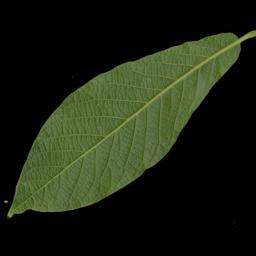
#> input picture plantdb/query/q_C10.jpg, 256 x 256 px
$ python -i computeFeatures.py   (imports and definitions only)   (older library calls are emulated)
#> lines starting #> are read from the running program, lines starting #| are printed output that depends on the picture
#> further down, picture is the input picture: shape (256, 256, 3); mean B, G, R 18.9, 35.1, 28.2
"""
computeFeatures.py

YOUR WORKING FUNCTION for computing features

"""
import numpy as np
import cv2
import matplotlib.pyplot as plt
import pickle
from scipy.cluster.vq import kmeans, kmeans2, vq

# you are allowed to import other Python packages above
##########################
def computeFeatures(img):
    # Inputs
    # img: 3-D numpy array of an RGB color image
    #
    # Output
    # featvect: A D-dimensional vector of the input image 'img'
    #
    #########################################################################
    # ADD YOUR CODE BELOW THIS LINE


    # img = cv2.imread(img)
    # img = cv2.cvtColor(img, cv2.COLOR_BGR2RGB)
    gray = cv2.cvtColor(img, cv2.COLOR_RGB2GRAY)
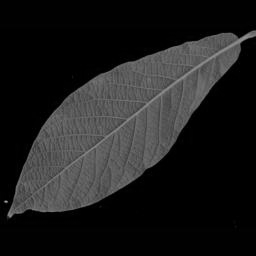
#> gray: shape (256, 256); min 0, max 159, mean 29.5
    #print(gray.shape)

    # extract SIFT features
    _sift = cv2.xfeatures2d.SIFT_create(nfeatures = 10,contrastThreshold=0.1)
    _kps, featvect = _sift.detectAndCompute(gray, None) #extracting keypoint and descriptor of the query image
    print(featvect.shape)
#| (6, 128)

    # load the pickled codebook, apply vq to the features
# =============================================================================
#     codebook = pickle.load( open( "feat.pkl", "rb" ) )
#     featvect, distortion = vq(_des, codebook)
# =============================================================================


    # plot
    # bowhist = np.histogram(_code, k, normed=True)
    # BOW histogram for image
    # plt.bar(bowhist[1][1:], bowhist[0]);  #bow[i][0]=>array, bow[i][1]=>bin_edges
    # plt.show()
# =============================================================================
#     plt.figure(figsize=(8,6))
#     plt.imshow(img)
#     fig = plt.gcf()
#     ax = fig.gca()
#     for r in np.arange(len(_kps)):
#         circle1 = plt.Circle((_kps[r].pt[0], _kps[r].pt[1]), _kps[r].size/2, color='r', fill=False)
#         ax.add_artist(circle1)
#     plt.show()
# =============================================================================


    # This is the baseline method: 192-D RGB colour feature histogram
    rhist, rbins = np.histogram(img[:,:,0], 64, normed=True)
#> rhist = 64 values, max 0.271 at index 0, min 0 at index 46, mean 0.00645; rbins = 65 values from 0 to 155
    ghist, gbins = np.histogram(img[:,:,1], 64, normed=True)
#> ghist = 64 values, max 0.248 at index 0, min 2.3e-05 at index 63, mean 0.00588; gbins = 65 values from 0 to 170
    bhist, bbins = np.histogram(img[:,:,2], 64, normed=True)
#> bhist = 64 values, max 0.263 at index 0, min 6.07e-06 at index 61, mean 0.00621; bbins = 65 values from 0 to 161
    featvect3 = np.concatenate((rhist, ghist, bhist))
#> featvect3 = 192 values, max 0.271 at index 0, min 0 at index 46, mean 0.00618
    print(featvect3.shape)
#| (192,)

    # This creates a 300-D vector of random values as features!
    featvect2 = np.random.rand(300,1)
    # print(featvect2.shape)
    #print(featvect)

    # END OF YOUR CODE
    #########################################################################
    return featvect[0][:300]

>>> import cv2
>>> picture = cv2.imread('plantdb/query/q_C10.jpg')
>>> result = computeFeatures(picture)
#> result = 128 values, max 190 at index 40, min 0 at index 0, mean 18.21

$ run again, on plantdb/query/q_C2.jpg
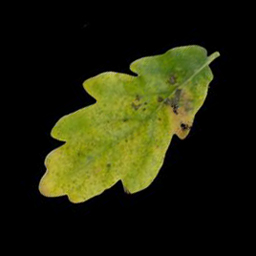
#> input picture plantdb/query/q_C2.jpg, 256 x 256 px
#> picture is the input picture: shape (256, 256, 3); mean B, G, R 10.4, 35.5, 33.4
#> in computeFeatures, `gray = cv2.cvtColor(img, cv2.COLOR_RGB2GRAY)`:
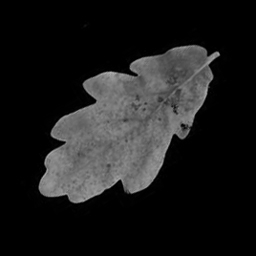
#> gray: shape (256, 256); min 0, max 178, mean 27.8
#| (10, 128)
#> rhist = 64 values, max 0.306 at index 0, min 0 at index 58, mean 0.00671; rbins = 65 values from 0 to 149
#> ghist = 64 values, max 0.236 at index 0, min 4.88e-06 at index 63, mean 0.005; gbins = 65 values from 0 to 200
#> bhist = 64 values, max 0.239 at index 0, min 8.92e-05 at index 16, mean 0.00508; bbins = 65 values from 0 to 197
#> featvect3 = 192 values, max 0.306 at index 0, min 0 at index 58, mean 0.0056
#| (192,)
#> result = 128 values, max 157 at index 40, min 0 at index 0, mean 19.54

$ run again, on plantdb/query/q_C4.jpg
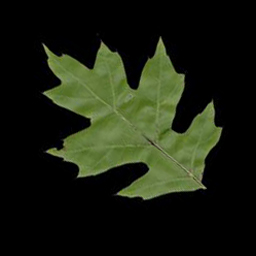
#> input picture plantdb/query/q_C4.jpg, 256 x 256 px
#> picture is the input picture: shape (256, 256, 3); mean B, G, R 16.4, 31.1, 25.8
#> in computeFeatures, `gray = cv2.cvtColor(img, cv2.COLOR_RGB2GRAY)`:
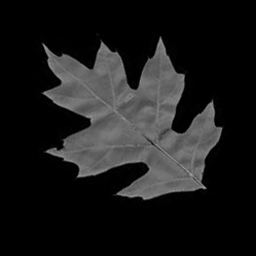
#> gray: shape (256, 256); min 0, max 162, mean 26.1
#| (11, 128)
#> rhist = 64 values, max 0.309 at index 0, min 0 at index 59, mean 0.0069; rbins = 65 values from 0 to 145
#> ghist = 64 values, max 0.268 at index 0, min 1.14e-05 at index 63, mean 0.00581; gbins = 65 values from 0 to 172
#> bhist = 64 values, max 0.277 at index 0, min 0 at index 61, mean 0.00599; bbins = 65 values from 0 to 167
#> featvect3 = 192 values, max 0.309 at index 0, min 0 at index 59, mean 0.00623
#| (192,)
#> result = 128 values, max 160 at index 40, min 0 at index 1, mean 19.89

$ run again, on plantdb/query/q_C5.jpg
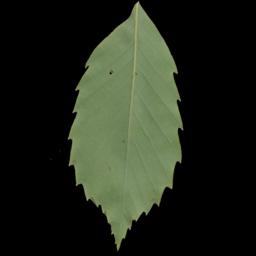
#> input picture plantdb/query/q_C5.jpg, 256 x 256 px
#> picture is the input picture: shape (256, 256, 3); mean B, G, R 26.1, 37.6, 32.2
#> in computeFeatures, `gray = cv2.cvtColor(img, cv2.COLOR_RGB2GRAY)`:
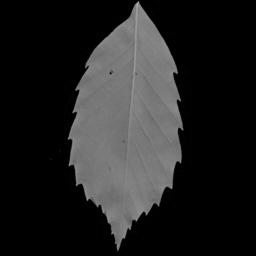
#> gray: shape (256, 256); min 0, max 187, mean 33.6
#| (10, 128)
#> rhist = 64 values, max 0.274 at index 0, min 0 at index 55, mean 0.00613; rbins = 65 values from 0 to 163
#> ghist = 64 values, max 0.229 at index 0, min 0 at index 59, mean 0.00505; gbins = 65 values from 0 to 198
#> bhist = 64 values, max 0.235 at index 0, min 0 at index 56, mean 0.00521; bbins = 65 values from 0 to 192
#> featvect3 = 192 values, max 0.274 at index 0, min 0 at index 55, mean 0.00546
#| (192,)
#> result = 128 values, max 134 at index 8, min 0 at index 2, mean 22.16
